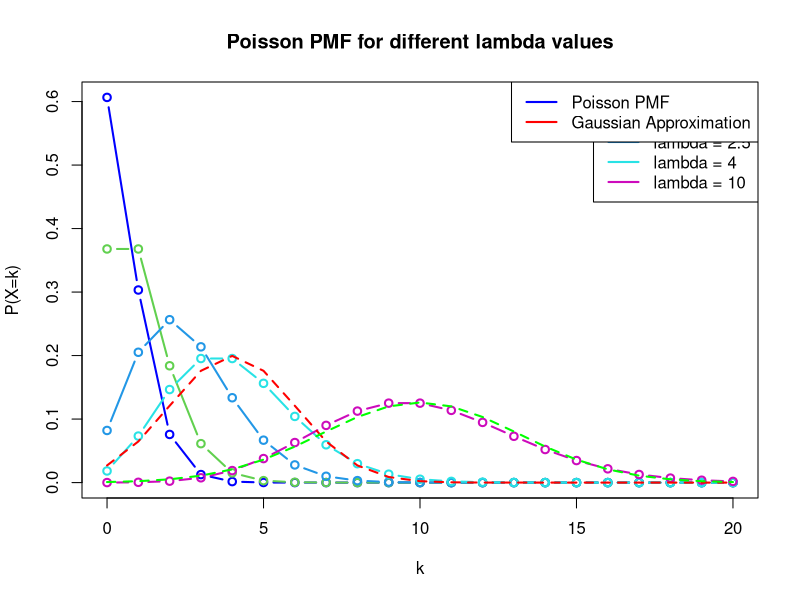
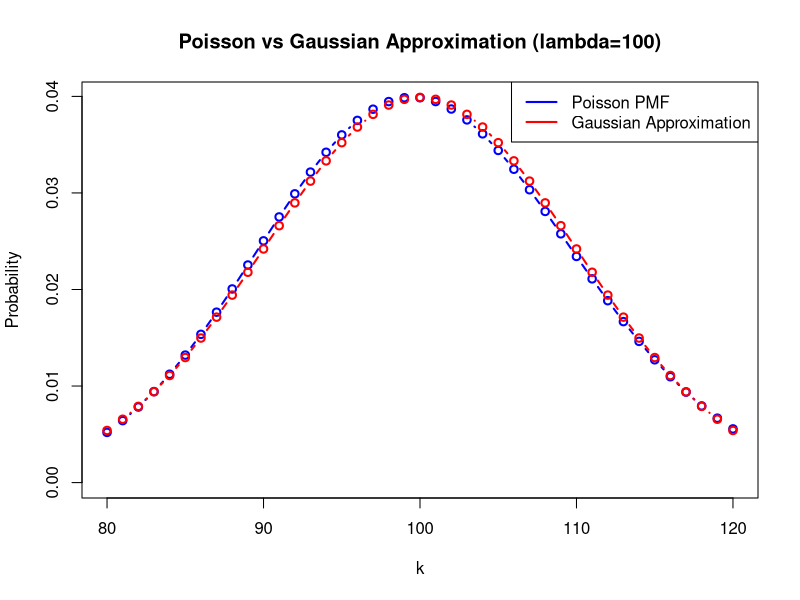

Source code (R) for these figures, in order:
# Sandbox to  understand the poisson distribution

my_dpois <- function(k, lambda) {
    return(lambda^k * exp(-lambda) / factorial(k))
}

# Test the function
k_values <- 0:20
lambda <- c(0.5, 1, 2.5, 4, 10)

# plot the PMF for different lambda values, lines and circles
plot(k_values, my_dpois(k_values, lambda[1]), type = "b", lwd=2, col="blue",
     xlab="k", ylab="P(X=k)", main="Poisson PMF for different lambda values",
     ylim=c(0, max(my_dpois(k_values, lambda))))
for (i in 2:length(lambda)) {
    points(k_values, my_dpois(k_values, lambda[i]), type="b", lwd=2, col=i+1)
}
legend("topright", legend=paste("lambda =", lambda), col=2:(length(lambda)+1), lwd=2)

# Compare with Gaussian distribution for lambda = 4 and lambda = 10
lines(k_values, dnorm(k_values, mean=4, sd=sqrt(4)), type="l", lty = 2, lwd=2, col="red")
lines(k_values, dnorm(k_values, mean=10, sd=sqrt(10)), type="l", lty = 2, lwd=2, col="green")
legend("topright", legend=c("Poisson PMF", "Gaussian Approximation"), col=c("blue", "red"), lwd=2)

lambda_large <- 100
k_large <- 80:120
poisson_pmf <- my_dpois(k_large, lambda_large)
gaussian_approx <- dnorm(k_large, mean=lambda_large, sd=sqrt(lambda_large))

plot(k_large, poisson_pmf, type="b", lwd=2, col="blue",
     xlab="k", ylab="Probability", main="Poisson vs Gaussian Approximation (lambda=100)",
     ylim=c(0, max(poisson_pmf, gaussian_approx)))
points(k_large, gaussian_approx, type="b", lwd=2, col="red")
legend("topright", legend=c("Poisson PMF", "Gaussian Approximation"), col=c("blue", "red"), lwd=2)
